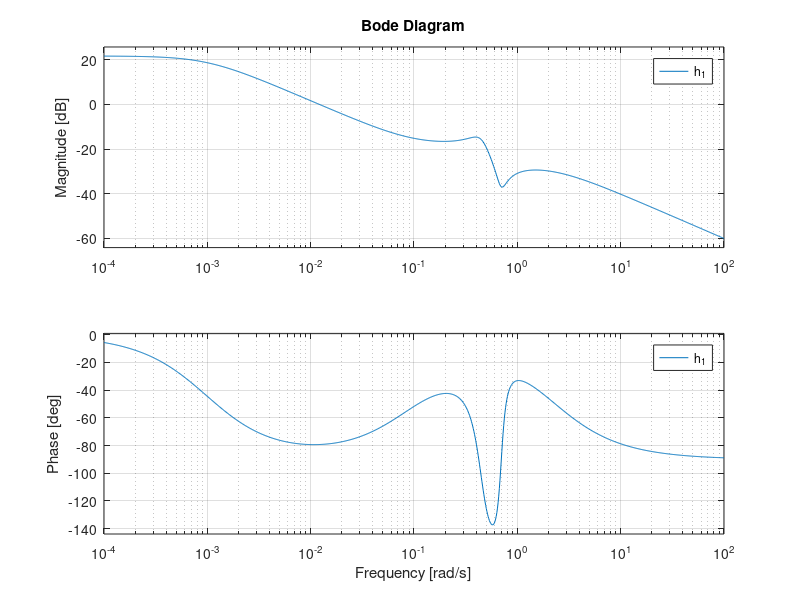
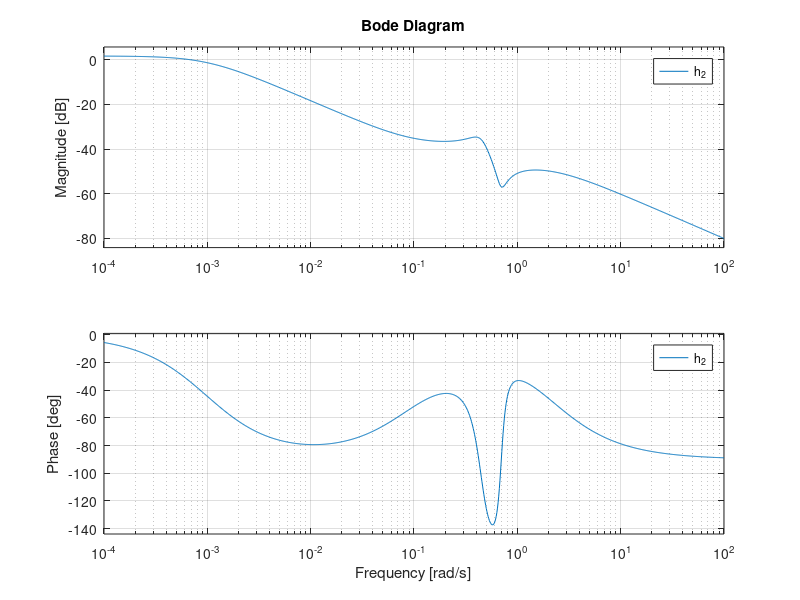
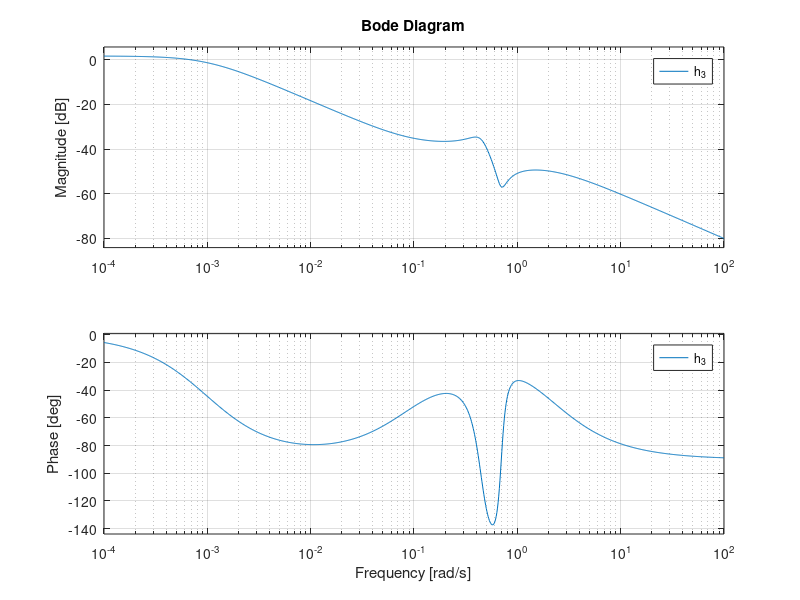

The MATLAB script that drew these images, in order:
% Gians for observor
% omega_ci/omega_i
k1 = 1.2;
k2 = 1.2;
k3 = 1.2;
% omega_i
k4 = 2*pi/9;
k5 = 2*pi/9;
k6 = 2*pi/9;
% using typical values
K1=[-1.8*diag([k1 k2 k3]);1.8*diag([k4 k5 k6])];
% omega_ci/omega_i*omega_i
K2=diag([k4*k1 k5*k2 k6*k3]);
% 1/T_i << K_3i/K_4i < omega_i < omega_ci
% k10-k12 should be sufficient high
k10= 0.1;
k11 = 0.01;
k12 = 0.01;
K3=0.1*diag([k10,k11,k12]);
K4=diag([k10 k11 k12]);

T=1000*diag([1 1 1]);

% Transfer function
figure(1)
num_o1=[1 2*0.1*k4 k4*k4];
den_o1=[1 1.8*k4+k4*k1+2*0.1*k4 k4*k4+2*0.1*k4*k4*k1 k4*k4*k4*k1];
h_o1=tf(num_o1,den_o1);
num_b1=[K4(1,1) K4(1,1)/T(1,1)+K3(1,1)];
den_b1=[1 1/T(1,1)];
h_b1=tf(num_b1,den_b1);
h_1=h_o1*h_b1;
bode(h_1);
grid on;

figure(2)
num_o2=[1 2*0.1*k5 k5*k5];
den_o2=[1 1.8*k5+k5*k2+2*0.1*k5 k5*k5+2*0.1*k5*k5*k2 k5*k5*k5*k2];
h_o2=tf(num_o1,den_o1);
num_b2=[K4(2,2) K4(2,2)/T(2,2)+K3(2,2)];
den_b2=[1 1/T(2,2)];
h_b2=tf(num_b2,den_b2);
h_2=h_o2*h_b2;
bode(h_2);
grid on;

figure(3)
num_o3=[1 2*0.1*k6 k6*k6];
den_o3=[1 1.8*k6+k6*k3+2*0.1*k6 k6*k6+2*0.1*k6*k6*k3 k6*k6*k6*k3];
h_o3=tf(num_o3,den_o3);
num_b3=[K4(3,3) K4(3,3)/T(3,3)+K3(3,3)];
den_b3=[1 1/T(3,3)];
h_b3=tf(num_b3,den_b3);
h_3=h_o3*h_b3;
bode(h_3);
grid on;

